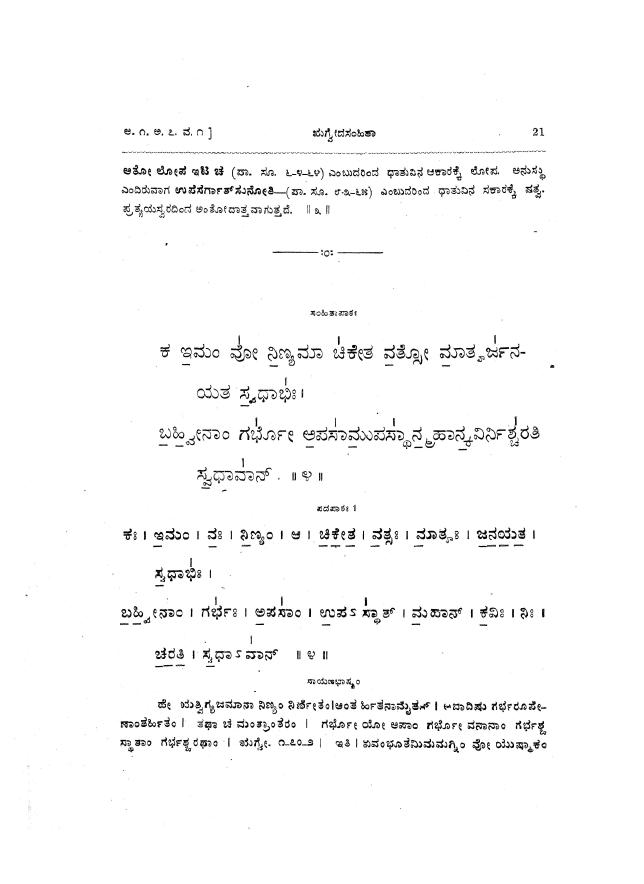
#> input picture publish/ocr_test/alt42-042.jpg, 2574 x 3535 px, given in place of alt42-042.jpg_0.png, which was not available (shown at 1/4 size)
$ python ruled_v4a.py ../../publish/ocr_test/alt42-042.jpg 5
#> lines starting #> are read from the running program, lines starting #| are printed output that depends on the picture; pictures that were not available may be replaced by others from this repository, and a replacement may not be noted
"""ruled_v4a.py PDF N -- run zoom_strips.py PDF N, then write /tmp/v4num/r{PDF}_{i}.png: each strip resized to 2000 px wide (the view size) with a grey ruler every 50 px (labels = the coordinates zc_v4a.py takes)"""
import sys,os,subprocess
from PIL import Image,ImageDraw
g,n=sys.argv[1],int(sys.argv[2]); here=os.path.dirname(os.path.abspath(__file__))
subprocess.run([sys.executable,os.path.join(here,'zoom_strips.py'),g,str(n)],check=True,stdout=subprocess.DEVNULL)
#> (this line was passed over: subprocess is not available in this run)
for i in range(n):
    im=Image.open(f'/tmp/v4num/s{g}_{i}.png').convert('RGB'); im=im.resize((2000,int(im.height*2000/2400)),Image.LANCZOS)
#> further down, im is the input picture: PIL image 2574x3535 RGB; min 0, max 255, mean 249.3
#> after `im = im.resize((2000, int(im.height * 2000 / 2400)), Image.LANCZOS)`:
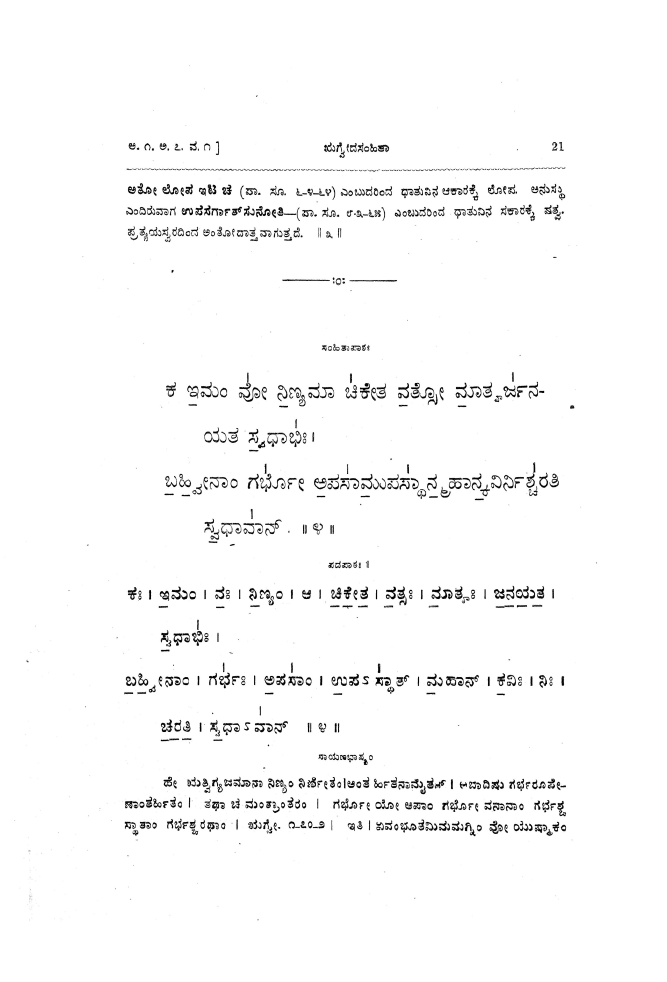
#> im: PIL image 2000x2945 RGB (shown at 1/3 size); min 0, max 255, mean 249.3
    d=ImageDraw.Draw(im)
    for y in range(0,im.height,50):
        d.line((0,y,25 if y%100 else 45,y),fill=(255,0,0),width=2)
        if y%100==0: d.text((48,y-6),str(y),fill=(255,0,0))
    for x in range(0,2000,100):
        d.line((x,0,x,20),fill=(0,0,255),width=2); d.text((x+3,22),str(x),fill=(0,0,255))
    im.save(f'/tmp/v4num/r{g}_{i}.png')
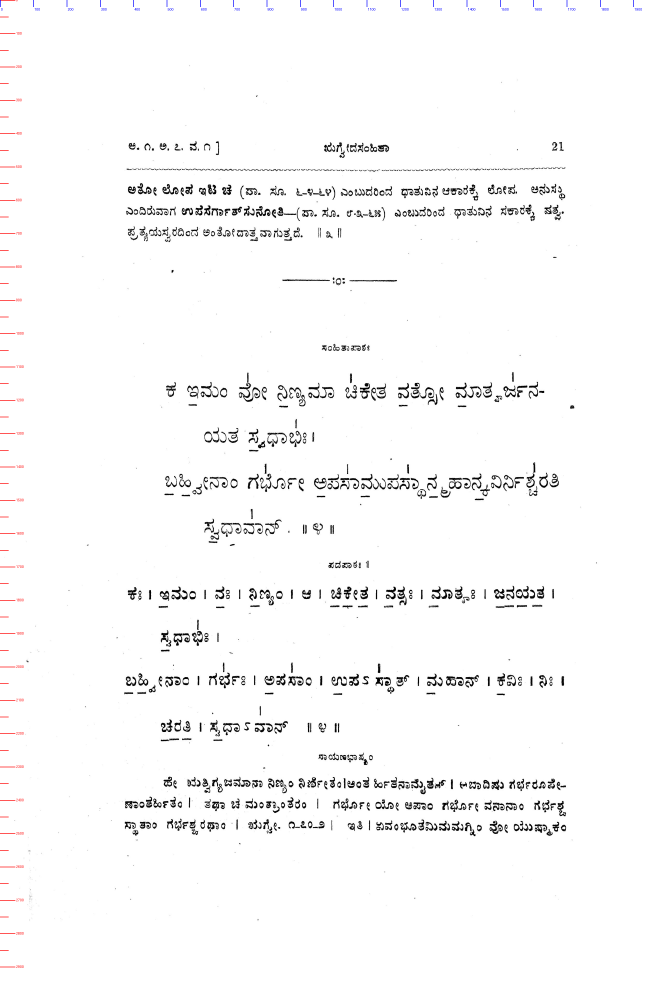
#> saved as alt42-042.jpg_0.png: PIL image 2000x2945 RGB (shown at 1/3 size); mean R, G, B 249.2, 248.9, 249
#> pass 2 of the loop `for i in range(n):`:
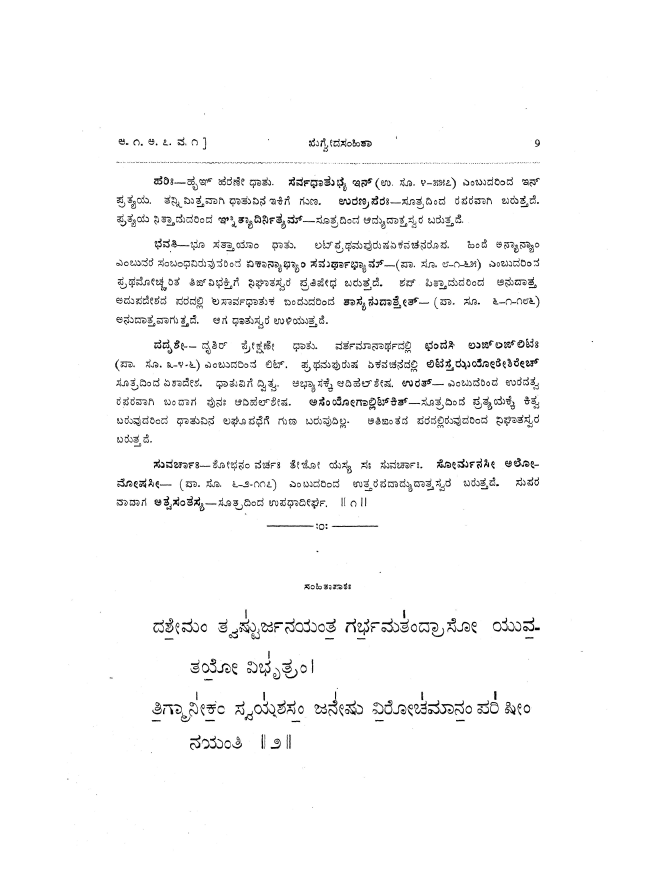
#> input picture publish/ocr_test/alt30-030.jpg, 2628 x 3549 px, given in place of alt42-042.jpg_1.png, which was not available (shown at 1/4 size)
#> im is the input picture: PIL image 2628x3549 RGB; min 0, max 255, mean 248
#> `im = im.resize((2000, int(im.height * 2000 / 2400)), Image.LANCZOS)`:
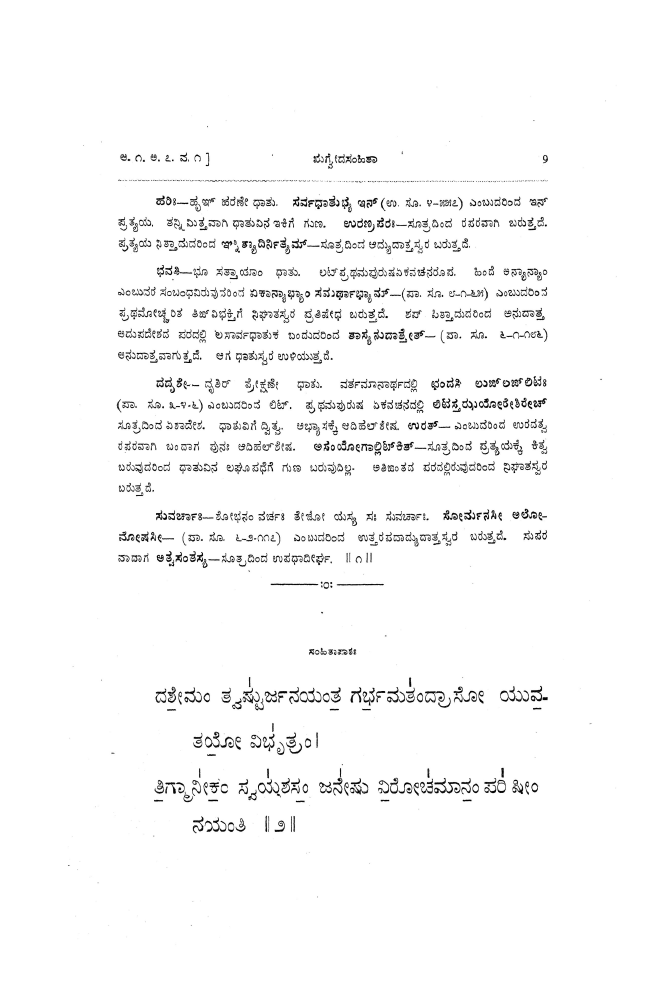
#> im: PIL image 2000x2957 RGB (shown at 1/3 size); min 0, max 255, mean 248
#> `im.save(f'/tmp/v4num/r{g}_{i}.png')`:
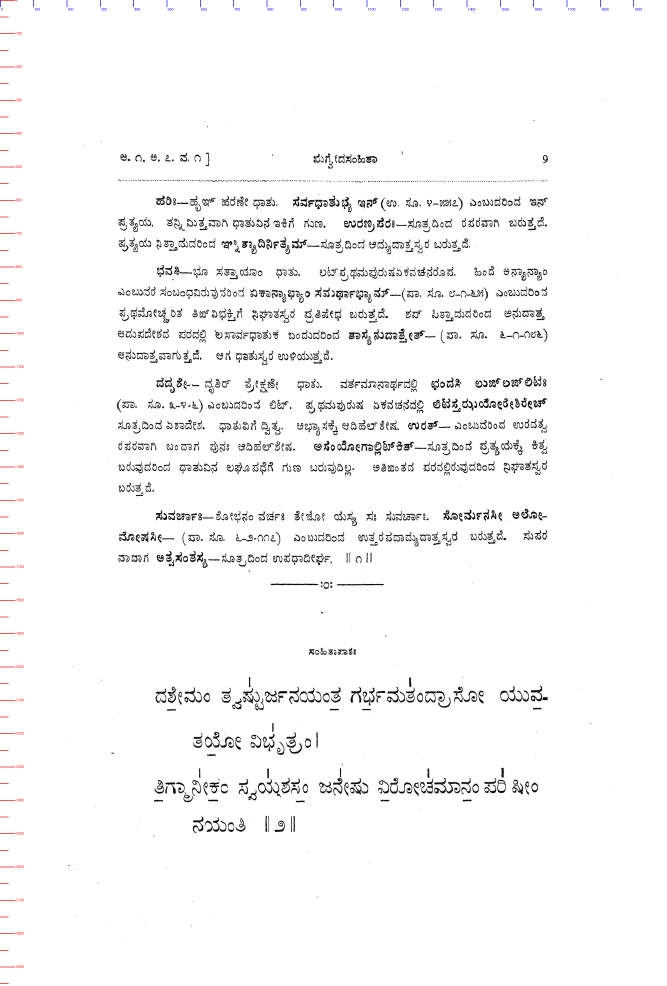
#> saved as alt42-042.jpg_1.png: PIL image 2000x2957 RGB (shown at 1/3 size); mean R, G, B 247.9, 247.7, 247.7
#> (the run stopped early here; a loop or call above may not have finished)
